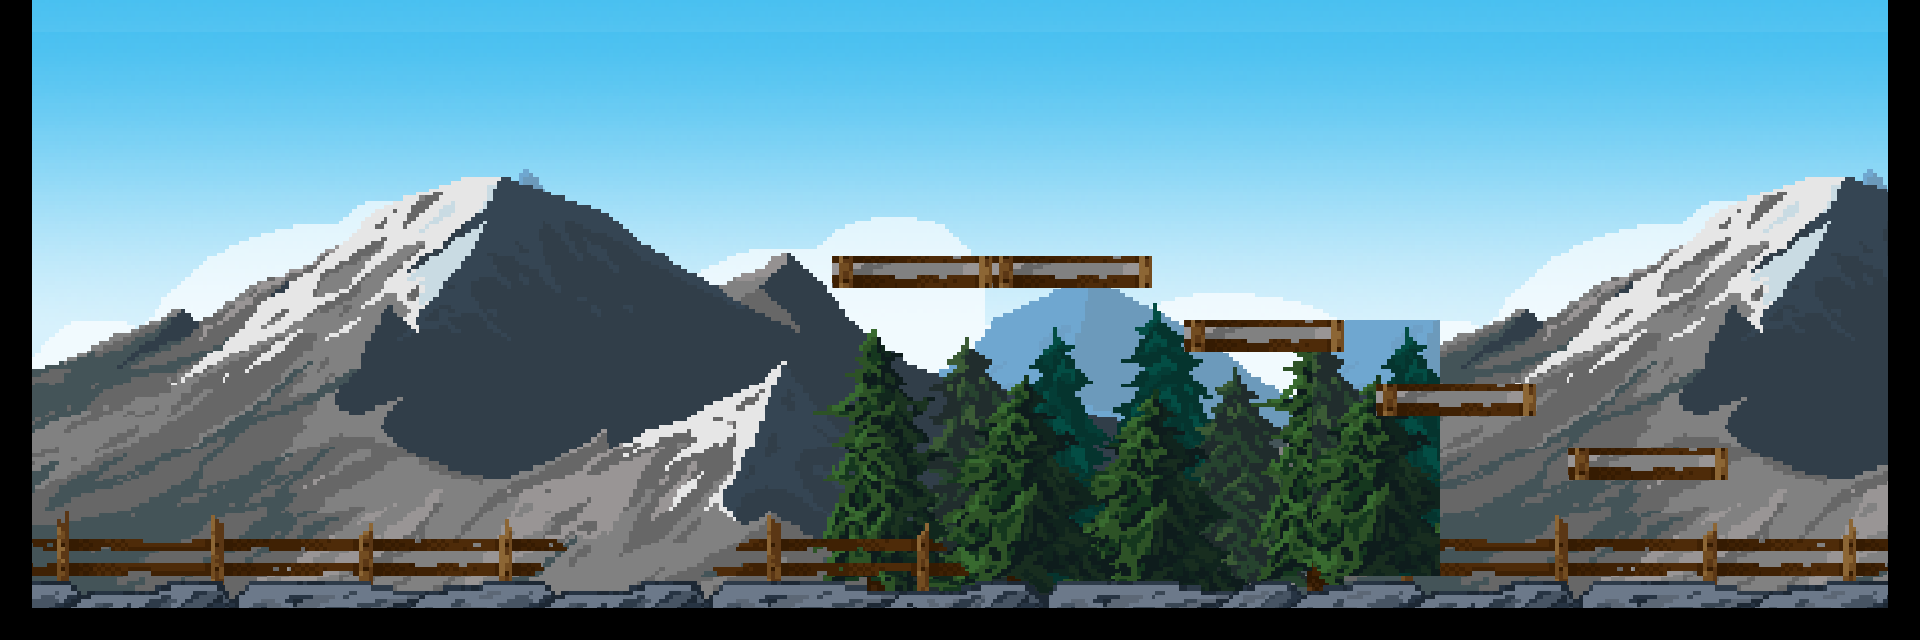

The image is a tile-based game level rendered from a .tmx file. Its description and source (layers, tilesets, objects; grid data summarised) follow:
An orthogonal 60x20 tile map with 32x32 px tiles, 2 tile layers (Background, Graphic Layer) and 15 objects.

<map version="1.4" tiledversion="2020.12.18" orientation="orthogonal" renderorder="right-down" width="60" height="20" tilewidth="32" tileheight="32" infinite="0" nextlayerid="9" nextobjectid="20">
 <tileset firstgid="1" name="stage2tileset" tilewidth="32" tileheight="32" spacing="2" margin="1" tilecount="756" columns="42">
  <image source="stage2tileset.png" width="1440" height="640" />
 </tileset>
 <layer id="1" name="Background" width="60" height="20">
  <data>[1200 cells, 1044 non-empty, 714 distinct tile ids]</data>
 </layer>
 <layer id="2" name="Graphic Layer" width="60" height="20">
  <data>[1200 cells, 112 non-empty, 76 distinct tile ids]</data>
 </layer>
 <objectgroup id="3" name="Ground">
  <object id="1" x="32.6667" y="576" width="1855" height="64" />
  <object id="2" x="1" y="1" width="33" height="640" />
  <object id="3" x="1888" y="1" width="32" height="638" />
  <object id="7" x="34" y="0" width="1855" height="31" />
  <object id="8" x="1569" y="447" width="160" height="32" />
  <object id="9" x="1376" y="382" width="160" height="32" />
  <object id="10" x="1280" y="320" width="64" height="32" />
  <object id="11" x="1088" y="256" width="64" height="32" />
  <object id="12" x="1184" y="320" width="32" height="32" />
  <object id="18" x="832" y="256" width="192" height="32" />
 </objectgroup>
 <objectgroup id="4" name="Pipes" />
 <objectgroup id="5" name="Coins" />
 <objectgroup id="6" name="Bricks">
  <object id="13" x="1216" y="320" width="64" height="32" />
  <object id="14" x="1024" y="256" width="64" height="32" />
 </objectgroup>
 <objectgroup id="7" name="Goombas">
  <object id="4" x="736" y="544" width="32.6667" height="30.6667" />
  <object id="5" x="543.667" y="543.333" width="32.6667" height="30.6667" />
 </objectgroup>
 <objectgroup id="8" name="Turtles">
  <object id="19" x="864" y="224" width="32" height="32" />
 </objectgroup>
</map>
